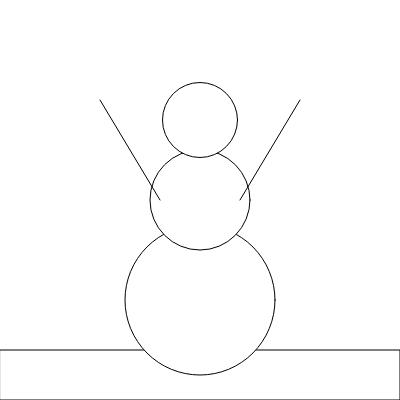
Frame 1 (no input)
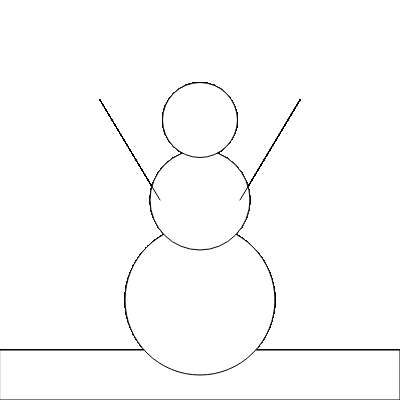
Frame 60 (no input)
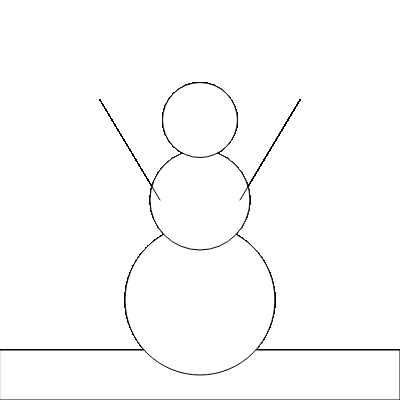
Frame 120 (the mouse pressed at the canvas centre since frame 60)

The p5.js sketch that drew these frames (run headless with seeded random() and noise() and a simulated clock; from frame 60 on, the mouse is pressed at the canvas centre):

// p5.js sketch
// ── sketch.js
/*
Snowman Assignment
Created by Clara
March 18, 2019
*/

function setup() {
  createCanvas(400,400);
}

function draw() {
  //Create the ground
  rect(0,350,400,50);

  //Create the Snowman body
  ellipse(200,300,150,150);
  ellipse(200,200,100,100);
  ellipse(200,120,75,75);

  //Create Arms
  line(160,200,100,100);
  line(240,200,300,100);
}
